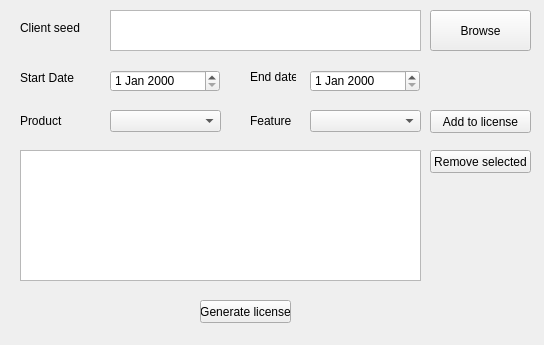
<?xml version="1.0" encoding="UTF-8"?>
<ui version="4.0">
 <class>MainWindow</class>
 <widget class="QMainWindow" name="MainWindow">
  <property name="geometry">
   <rect>
    <x>0</x>
    <y>0</y>
    <width>544</width>
    <height>345</height>
   </rect>
  </property>
  <property name="windowTitle">
   <string>MainWindow</string>
  </property>
  <widget class="QWidget" name="centralWidget">
   <widget class="QLabel" name="L_ClientSeed">
    <property name="geometry">
     <rect>
      <x>20</x>
      <y>20</y>
      <width>61</width>
      <height>16</height>
     </rect>
    </property>
    <property name="text">
     <string>Client seed</string>
    </property>
   </widget>
   <widget class="QPushButton" name="b_BrowseClientSeed">
    <property name="geometry">
     <rect>
      <x>430</x>
      <y>10</y>
      <width>101</width>
      <height>41</height>
     </rect>
    </property>
    <property name="text">
     <string>Browse</string>
    </property>
   </widget>
   <widget class="QDateEdit" name="dt_EndDate">
    <property name="geometry">
     <rect>
      <x>310</x>
      <y>70</y>
      <width>110</width>
      <height>22</height>
     </rect>
    </property>
   </widget>
   <widget class="QLabel" name="L_FeatureIdPicker">
    <property name="geometry">
     <rect>
      <x>250</x>
      <y>110</y>
      <width>51</width>
      <height>21</height>
     </rect>
    </property>
    <property name="text">
     <string>Feature</string>
    </property>
   </widget>
   <widget class="QLabel" name="L_EndDate">
    <property name="geometry">
     <rect>
      <x>250</x>
      <y>70</y>
      <width>46</width>
      <height>13</height>
     </rect>
    </property>
    <property name="text">
     <string>End date</string>
    </property>
   </widget>
   <widget class="QDateEdit" name="dt_StartDate">
    <property name="geometry">
     <rect>
      <x>110</x>
      <y>70</y>
      <width>110</width>
      <height>22</height>
     </rect>
    </property>
   </widget>
   <widget class="QTextEdit" name="t_LicenseSeedPath">
    <property name="geometry">
     <rect>
      <x>110</x>
      <y>10</y>
      <width>311</width>
      <height>41</height>
     </rect>
    </property>
   </widget>
   <widget class="QPushButton" name="b_RemoveSelectedFromLicense">
    <property name="geometry">
     <rect>
      <x>430</x>
      <y>150</y>
      <width>101</width>
      <height>23</height>
     </rect>
    </property>
    <property name="text">
     <string>Remove selected</string>
    </property>
   </widget>
   <widget class="QLabel" name="L_ProductIdPicker">
    <property name="geometry">
     <rect>
      <x>20</x>
      <y>110</y>
      <width>51</width>
      <height>21</height>
     </rect>
    </property>
    <property name="text">
     <string>Product</string>
    </property>
   </widget>
   <widget class="QLabel" name="L_StartDate">
    <property name="geometry">
     <rect>
      <x>20</x>
      <y>70</y>
      <width>71</width>
      <height>16</height>
     </rect>
    </property>
    <property name="text">
     <string>Start Date</string>
    </property>
   </widget>
   <widget class="QPushButton" name="b_AddToLicense">
    <property name="geometry">
     <rect>
      <x>430</x>
      <y>110</y>
      <width>101</width>
      <height>23</height>
     </rect>
    </property>
    <property name="text">
     <string>Add to license</string>
    </property>
   </widget>
   <widget class="QPushButton" name="b_GenerateLicense">
    <property name="geometry">
     <rect>
      <x>200</x>
      <y>300</y>
      <width>91</width>
      <height>23</height>
     </rect>
    </property>
    <property name="text">
     <string>Generate license</string>
    </property>
   </widget>
   <widget class="QComboBox" name="CB_ProductIdPicker">
    <property name="geometry">
     <rect>
      <x>110</x>
      <y>110</y>
      <width>111</width>
      <height>22</height>
     </rect>
    </property>
   </widget>
   <widget class="QComboBox" name="CB_FeatureIdPicker">
    <property name="geometry">
     <rect>
      <x>310</x>
      <y>110</y>
      <width>111</width>
      <height>22</height>
     </rect>
    </property>
   </widget>
   <widget class="QTableWidget" name="table_LicenseContent">
    <property name="geometry">
     <rect>
      <x>20</x>
      <y>150</y>
      <width>401</width>
      <height>131</height>
     </rect>
    </property>
    <property name="lineWidth">
     <number>2</number>
    </property>
   </widget>
  </widget>
 </widget>
 <layoutdefault spacing="6" margin="11"/>
 <resources/>
 <connections/>
</ui>
